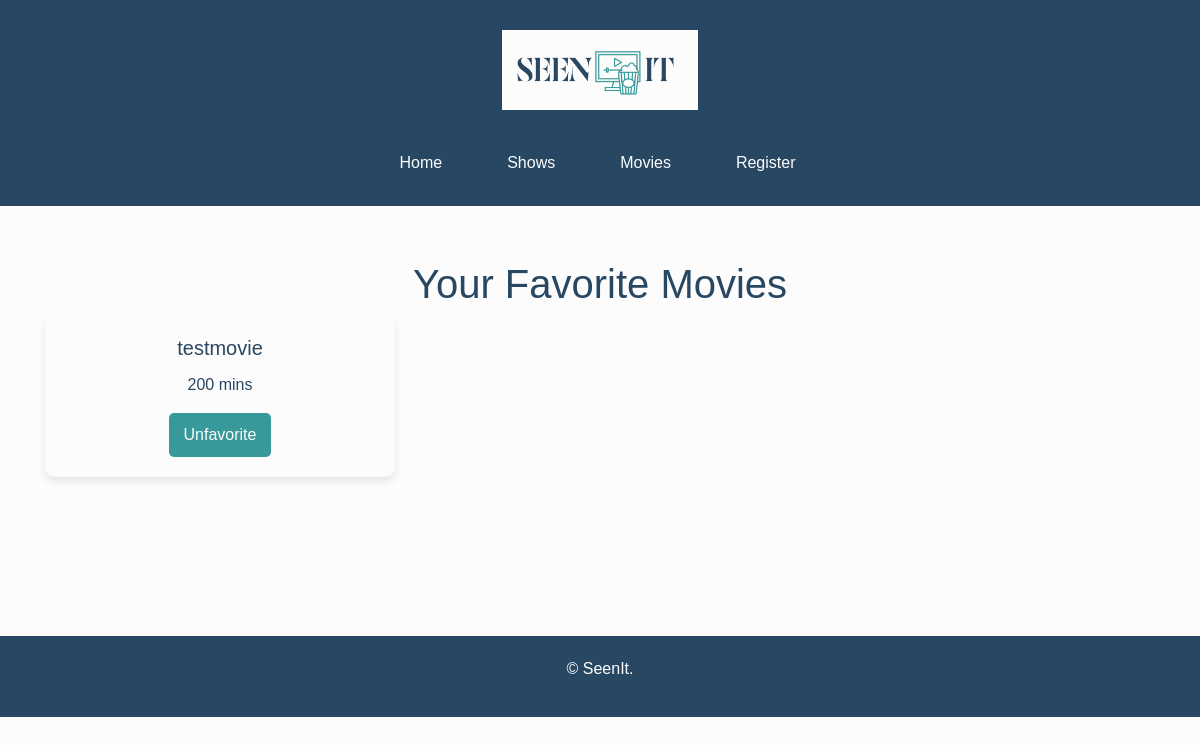
/movies/favorites/, run on an earlier commit of the app's database.
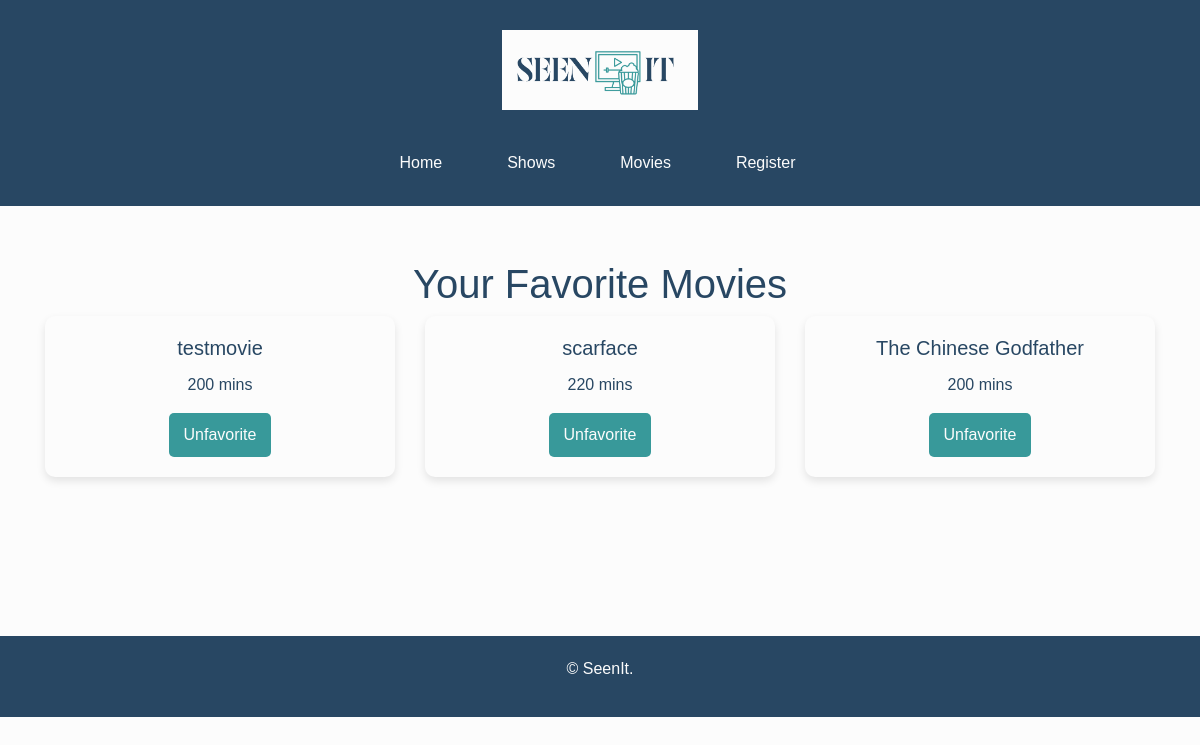
And on a later commit of the database.
### tracker/models.py (models this page shows, shortened)
class Movie(models.Model):
    title = models.CharField(max_length=255)
    duration = models.IntegerField()  # Duration in minutes
    user = models.ForeignKey(User, on_delete=models.CASCADE)
    watched_date = models.DateField(auto_now_add=True)  # Date when the movie was watched
    is_favorite = models.BooleanField(default=False)

### tracker/views.py (the view)
# urls.py: path('movies/favorites/', movie_favorite_list, name='movie_favorite_list'),
def movie_favorite_list(request):
    favorite_movies = Movie.objects.filter(is_favorite=True)
    return render(request, 'tracker/movie_favorite_list.html', {'movies': favorite_movies})

### tracker/templates/tracker/movie_favorite_list.html (shortened to what this page needs)
{% extends 'tracker/base.html' %}
{% block content %}
<div class="container mt-4">
    <h1 class="text-center">Your Favorite Movies</h1>
    <div class="row">
        {% for movie in movies %}
            <div class="col-md-4">
                <div class="card mb-4">
                    <div class="card-body text-center">
                        <h5 class="card-title">{{ movie.title }}</h5>
                        <p class="card-text">{{ movie.duration }} mins</p>
                        <form action='{% url 'movie_favorite' movie.pk %}' method='post' class="d-inline">
                            <button type='submit' class="btn btn-outline-warning">
                                {% if movie.is_favorite %}
                                    Unfavorite
                                {% else %}
                                    Favorite
                                {% endif %}
                            </button>
                        </form>
                    </div>
                </div>
            </div>
        {% empty %}
            <div class="col-12">
                <p class="text-center">No favorite movies added yet.</p>
            </div>
        {% endfor %}
    </div>
</div>
{% endblock %}

What changed in the data, as far as the page shows it:
now on this page (row edited): Movie: title "scarface", duration "220", is_favorite "Unfavorite"
now on this page (row edited): Movie: title "The Chinese Godfather", duration "200", is_favorite "Unfavorite"
